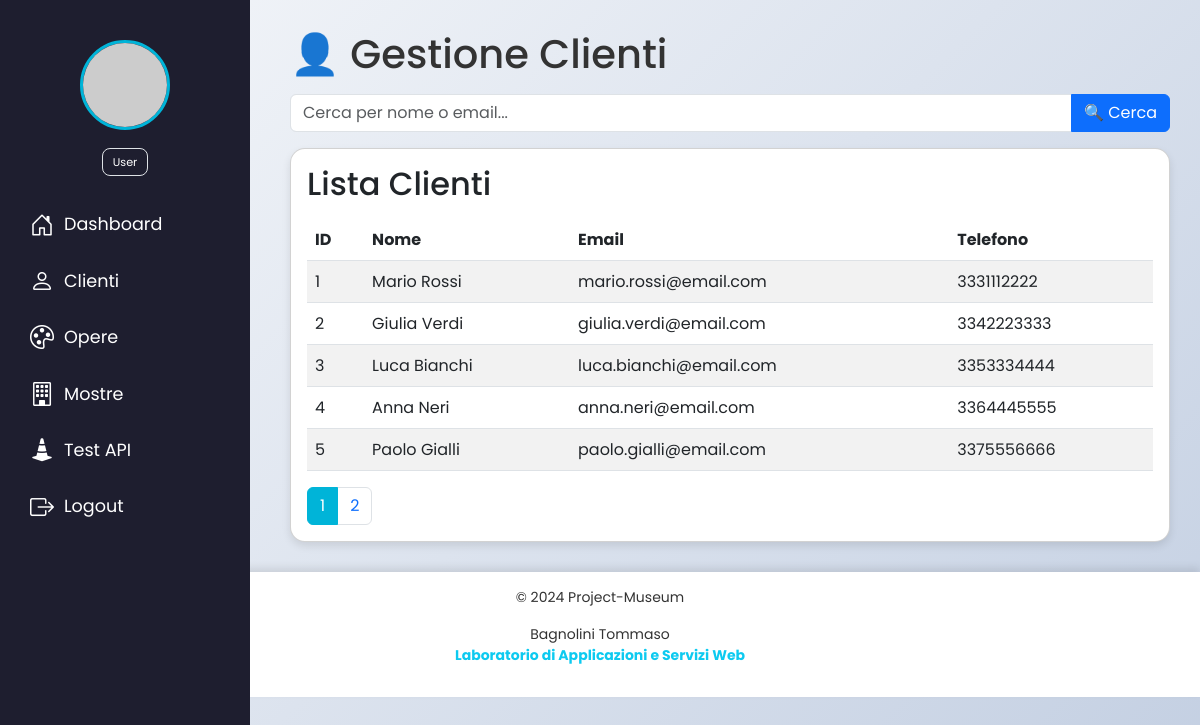
Page /azioni/gestione_clienti.php (signed in) on the earlier database version.
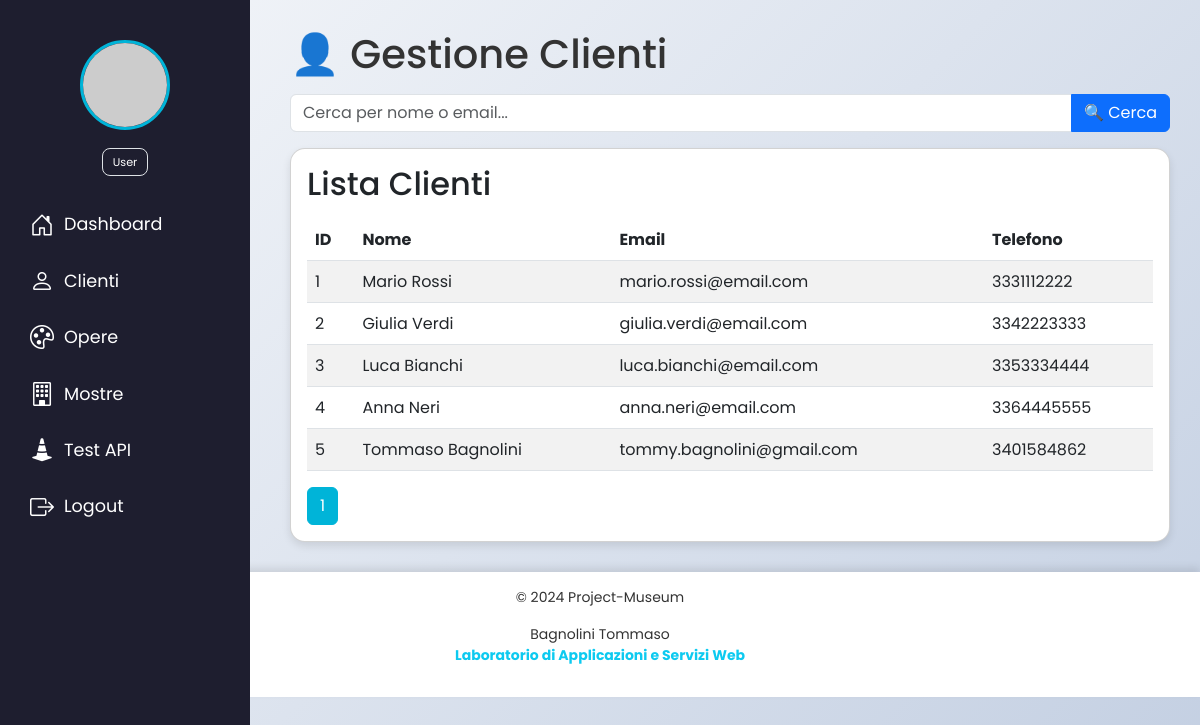
Same page on the later database version.
### tables this page shows
CREATE TABLE `clienti` (
  `cli_id` int(11) UNSIGNED NOT NULL AUTO_INCREMENT,
  `cli_nome` varchar(200) NOT NULL,
  `cli_email` varchar(150) NOT NULL,
  `cli_telefono` varchar(20) DEFAULT NULL,
  PRIMARY KEY (`cli_id`),
  UNIQUE KEY `cli_email` (`cli_email`)
);

### config/Database.php (called while the page is built, shortened)
<?php
class Database implements IDatabase {
    private $host = DB_HOST;
    private $user = DB_USER;
    private $pass = DB_PASS;
    private $dbname = DB_NAME;
    private $dbh;
    private $stmt;
    public function __construct($host = null, $user = null, $pass = null, $dbname = null) {
        $this->host = $host ?? $this->host;
        $this->user = $user ?? $this->user;
        $this->pass = $pass ?? $this->pass;
        $this->dbname = $dbname ?? $this->dbname;
        $dsn = "mysql:host={$this->host};dbname={$this->dbname}";
        $opt = [
            PDO::ATTR_PERSISTENT => false,
            PDO::ATTR_ERRMODE => PDO::ERRMODE_EXCEPTION
        ];
        try {
            $this->dbh = new PDO($dsn, $this->user, $this->pass, $opt);
            $this->dbh->exec("SET NAMES 'utf8'");
        } catch (PDOException $e) {
            die("❌ Errore connessione al DB: " . $e->getMessage());
        }
    }
    public function query($sql): void {
        $this->stmt = $this->dbh->prepare($sql);
    }
    public function execute($data = null): bool {
        try {
            return $this->stmt->execute($data);
        } catch (PDOException $e) {
            die("❌ Errore relativo al PDO: " . $e->getMessage());
        }
    }
    public function resultset(): array {
        $this->execute();
        return $this->stmt->fetchAll(PDO::FETCH_ASSOC);
    }
}

### inc/require.php (called while the page is built, shortened)
<?php
$base = __DIR__ . '/../';
require_once $base . 'config/Database.php';
require_once $base . 'classi/Utils.php';
require_once $base . 'classi/Cliente.php';
require_once $base . 'classi/Opera.php';
require_once $base . 'classi/Mostra.php';
require_once $base . 'classi/Utente.php';
try {
    $dbo = new Database();
} catch (Exception $e) {
    exit("❌ Errore di connessione al Database '$dbo->dbname': " . $e->getMessage());
}

### classi/Cliente.php (called while the page is built, shortened)
<?php
require_once __DIR__ . '/../inc/require.php';
class Cliente
{
    static protected $tabella = 'clienti';
    static function getClienti($where = "", $bind = [])
    {
        global $dbo;
        $query = "SELECT * FROM " . self::$tabella . " WHERE 1 $where";
        $dbo->query($query);
        $dbo->execute($bind);
        return $dbo->resultset();
    }
}
?>

### azioni/gestione_clienti.php (the view, shortened to what this page needs)
<?php
require_once __DIR__ . '/../inc/require.php';
require_once __DIR__ . '/../inc/head.php';
$limit = 5;
$page = $_GET['page'] ?? 1;
$offset = ($page - 1) * $limit;
$total_clienti = count(Cliente::getClienti());
$total_pages = ceil($total_clienti / $limit);
$search = $_GET['search'] ?? '';
$where = '';
$bind = [];
$clienti = Cliente::getClienti("$where LIMIT $limit OFFSET $offset", $bind);
?>
<!DOCTYPE html>
<html lang="it">
<body>
    <?php require_once __DIR__ . '/../inc/sidebar.php'; ?>
    <div class="container-custom">
        <div class="dashboard-header">
            <h1>👤 Gestione Clienti</h1>
        </div>
        <form method="GET" class="my-3">
            <div class="input-group">
                <input type="text" name="search" class="form-control" placeholder="Cerca per nome o email..." value="<?= htmlspecialchars($search) ?>">
                <button type="submit" class="btn btn-primary">🔍 Cerca</button>
            </div>
        </form>
        <div class="card card-custom p-3">
            <h2 class="mb-3">Lista Clienti</h2>
            <table class="table table-striped table-hover">
                <thead>
                    <tr>
                        <th>ID</th>
                        <th>Nome</th>
                        <th>Email</th>
                        <th>Telefono</th>
                    </tr>
                </thead>
                <tbody>
                    <?php foreach ($clienti as $cliente): ?>
                        <tr>
                            <td><?= $cliente['cli_id'] ?></td>
                            <td><?= htmlspecialchars($cliente['cli_nome']) ?></td>
                            <td><?= htmlspecialchars($cliente['cli_email']) ?></td>
                            <td><?= htmlspecialchars($cliente['cli_telefono']) ?></td>
                        </tr>
                    <?php endforeach; ?>
                </tbody>
            </table>
            <nav>
                <ul class="pagination mb-0">
                    <?php for ($i = 1; $i <= $total_pages; $i++): ?>
                        <li class="page-item <?= ($i == $page) ? 'active' : '' ?>">
                            <a class="page-link" href="?page=<?= $i ?>"><?= $i ?></a>
                        </li>
                    <?php endfor; ?>
                </ul>
            </nav>
        </div>
    </div>
    <?php require_once __DIR__ . '/../inc/footer.php'; ?>
</body>
</html>

Differences in the rows shown:
changed clienti id 5: cli_nome "Paolo Gialli" → "Tommaso Bagnolini"; cli_email "paolo.gialli@email.com" → "tommy.bagnolini@gmail.com"; cli_telefono "3375556666" → "3401584862"
Other differences:
list line gone: "2"
